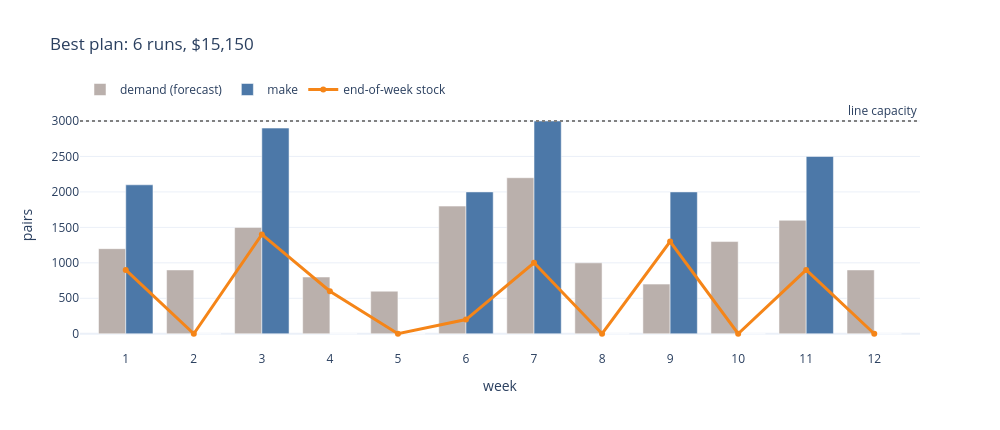

Notebook code cell kept with this figure:
### Code cell
def plan_chart(make, title):
    table = plan_table(make)
    fig = go.Figure()
    fig.add_trace(go.Bar(x=WEEKS, y=table["demand"], name="demand (forecast)", marker_color="#BAB0AC",
                         hovertemplate="week %{x}<br>demand %{y:,}<extra></extra>"))
    fig.add_trace(go.Bar(x=WEEKS, y=table["make"], name="make", marker_color="#4C78A8",
                         hovertemplate="week %{x}<br>make %{y:,}<extra></extra>"))
    fig.add_trace(go.Scatter(x=WEEKS, y=table["end stock"], name="end-of-week stock", mode="lines+markers",
                             line=dict(color="#F58518", width=3),
                             hovertemplate="week %{x}<br>stock %{y:,}<extra></extra>"))
    fig.add_hline(y=line_capacity, line_dash="dot", line_color="gray", annotation_text="line capacity")
    fig.update_layout(title=title, barmode="group", xaxis=dict(title="week", dtick=1), yaxis_title="pairs",
                      height=430, width=1000, template="plotly_white", legend=dict(orientation="h", y=1.1))
    return fig


plan_chart(best_make, f"Best plan: {plan_cost(best_make)['runs']} runs, ${pulp.value(model.objective):,.0f}").show()
plan_table(best_make)

### Figure 1 — Plotly figure (JSON) as saved in the notebook; plotly's stock layout.template omitted (floating-point values rounded to 4 significant figures)
{"data": [{"hovertemplate": "week %{x}<br>demand %{y:,}<extra></extra>", "marker": {"color": "#BAB0AC"}, "name": "demand (forecast)", "type": "bar", "x": [1, 2, 3, 4, 5, 6, 7, 8, 9, 10, 11, 12], "y": [1200, 900, 1500, 800, 600, 1800, 2200, 1000, 700, 1300, 1600, 900]}, {"hovertemplate": "week %{x}<br>make %{y:,}<extra></extra>", "marker": {"color": "#4C78A8"}, "name": "make", "type": "bar", "x": [1, 2, 3, 4, 5, 6, 7, 8, 9, 10, 11, 12], "y": [2100, 0, 2900, 0, 0, 2000, 3000, 0, 2000, 0, 2500, 0]}, {"hovertemplate": "week %{x}<br>stock %{y:,}<extra></extra>", "line": {"color": "#F58518", "width": 3}, "mode": "lines+markers", "name": "end-of-week stock", "type": "scatter", "x": [1, 2, 3, 4, 5, 6, 7, 8, 9, 10, 11, 12], "y": [900, 0, 1400, 600, 0, 200, 1000, 0, 1300, 0, 900, 0]}], "layout": {"annotations": [{"showarrow": false, "text": "line capacity", "x": 1, "xanchor": "right", "xref": "x domain", "y": 3000, "yanchor": "bottom", "yref": "y"}], "barmode": "group", "height": 430, "legend": {"orientation": "h", "y": 1.1}, "shapes": [{"line": {"color": "gray", "dash": "dot"}, "type": "line", "x0": 0, "x1": 1, "xref": "x domain", "y0": 3000, "y1": 3000, "yref": "y"}], "title": {"text": "Best plan: 6 runs, $15,150"}, "width": 1000, "xaxis": {"dtick": 1, "title": {"text": "week"}}, "yaxis": {"title": {"text": "pairs"}}}}
